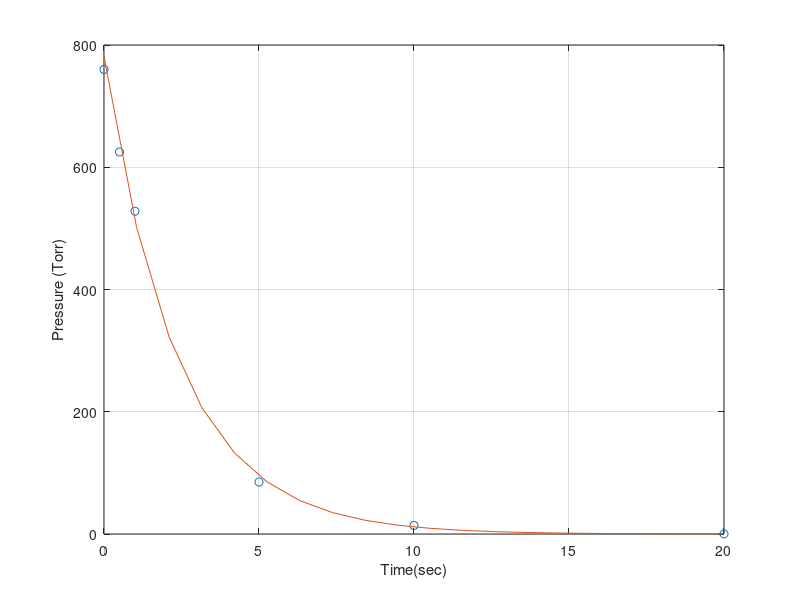
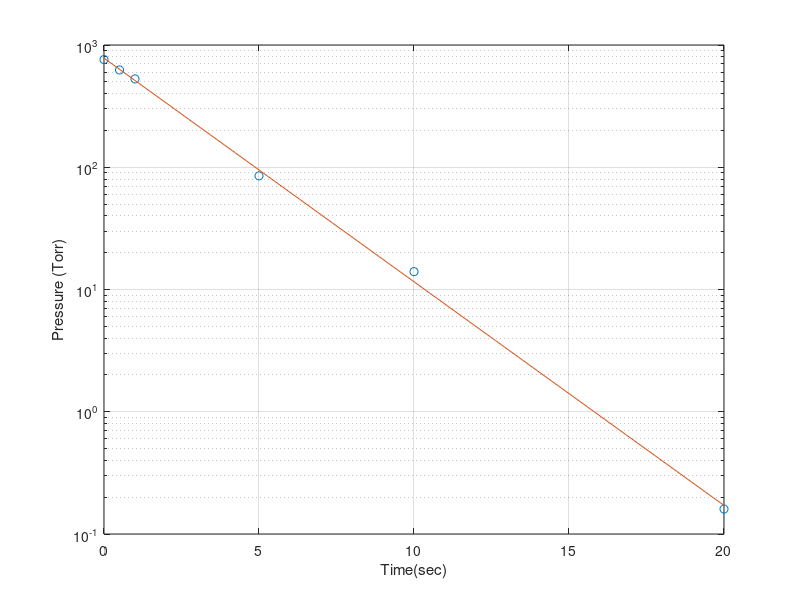

Write the MATLAB code that produced these figures, in order.
% EXPFIT: Exponention curve fit example 
% For the following data for (t, p) fit an exponential curve 
% p = p0 * exp(-t/tau). 
% The problem is solved by taking the natural log of both sides 
% and then using a linear fit (1st order polynomial)

% original data
t = [0, 0.5, 1, 5, 10, 20];
p = [760, 625, 528, 85, 14, 0.16];

% prepare new data for linear fit
tbar = t;                               % no change for t required
pbar = log(p);                          % ln(p) = ln(p0) + (-t/tau) 
                                        %       =     a0 + a1 * t

% fit a 1st order polynomial through (tbar, pbar)
a = polyfit(tbar, pbar, 1);             % the output is a = [a1, a0]

% evaluate constants p0 and tau
p0 = exp(a(2));                         % since a0 = log(p0)
tau = -1/a(1);                          % since a1 = -1/tau

% (a) plot the new curve and the data on linear scale 
tnew = linspace(0, 20, 20);             % refine t data 
pnew = p0 * exp(-tnew/tau);             % evaluate p at new t 
plot(t, p, 'o', tnew, pnew), grid 
xlabel('Time(sec)'), ylabel('Pressure (Torr)')

% (b) plot the new curve on a semilog scale 
figure
lpnew = exp(polyval(a, tnew));
semilogy(t, p, 'o', tnew, lpnew), grid 
xlabel('Time(sec)'), ylabel('Pressure (Torr)')
